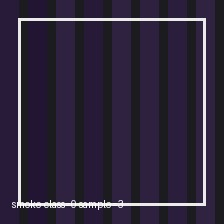
#> input picture exports/training_queue/failed/phoenix_smoke_vit_20261015_171211/damaged/damaged_03.jpg, 224 x 224 px
$ python -i photometric_stereo.py   (imports and definitions only)   (older library calls are emulated)
#> lines starting #> are read from the running program, lines starting #| are printed output that depends on the picture; after the words box and inside, x2 and y2 are one past the last pixel; in counts of white or black regions, pixels touching at a corner belong together
### src/shared/essentials/truscore_logging.py
# /src/shared/essentials/truscore_logging.py
import logging
from pathlib import Path
import datetime
from typing import Optional

def setup_truscore_logging(module_name: str, log_file_name: Optional[str] = None) -> logging.Logger:
    """
    Configure module-specific logging.

    Args:
        module_name: Name of the module (e.g., "MainWindow")
        log_file_name: Optional output log filename (default: f"{module_name}.log")
    """
    log_dir = Path(__file__).parent.parent.parent / "Logs"
    log_dir.mkdir(exist_ok=True)

    logger = logging.getLogger(module_name)
    logger.setLevel(logging.DEBUG)

    # Prevent duplicate handlers
    if not logger.handlers:
        # Default filename if not specified
        log_file = log_dir / (log_file_name or f"{module_name}.log")

        # File handler (module-specific log)
        file_handler = logging.FileHandler(log_file)
        file_handler.setFormatter(logging.Formatter(
            '%(asctime)s | %(levelname)-8s | %(module)s - %(message)s'
        ))

        # Console handler (positive/emergency only)
        console_handler = logging.StreamHandler()
        console_handler.setLevel(logging.INFO)
        console_handler.addFilter(lambda record: (
            ("stage" in record.getMessage().lower() and ("complete" in record.getMessage().lower() or "incomplete" in record.getMessage().lower())) or
            "performance stats" in record.getMessage().lower() or
            "master pipeline success" in record.getMessage().lower() or
            "photometric results viewer displayed successfully" in record.getMessage().lower() or
            record.levelno >= logging.ERROR
        ))

        logger.addHandler(file_handler)
        logger.addHandler(console_handler)

    return logger

# [17 lines left out: functions log_system_startup, log_component_status, not called in this run]

class TruScoreLogger:
    """Legacy wrapper (maintain compatibility with existing code)"""
    # [4 lines left out: function __init__, not called in this run]

    def log(self, level: int, message: str):
        self.logger.log(level, message)

### src/shared/truscore_system/photometric/photometric_stereo.py
"""
TruScore Photometric Stereo Engine - Complete Implementation

Core photometric stereo algorithms for TruScore card analysis.
"""

import numpy as np
import cv2
from typing import List, Tuple, Dict, Optional
from dataclasses import dataclass
from enum import Enum
# import matplotlib.pyplot as plt  # Not needed for core analysis
from pathlib import Path
import json
import time
from scipy import ndimage
# from sklearn.preprocessing import normalize  # Replaced with numpy equivalent
import warnings
import logging
import sys
from pathlib import Path
# [1 line not run here, left out]

# Import professional logging
from shared.essentials.truscore_logging import setup_truscore_logging

# Set up professional logging system
logger = setup_truscore_logging(__name__, "truscore_photometric.log")

# Corner model integration imports moved to lazy loading locations

class LightDirection(Enum):
    """8-directional lighting setup for maximum surface analysis"""
    NORTH = (0, -1, 1)      # Top
    NORTHEAST = (1, -1, 1)  # Top-Right
    EAST = (1, 0, 1)        # Right
    SOUTHEAST = (1, 1, 1)   # Bottom-Right
    SOUTH = (0, 1, 1)       # Bottom
    SOUTHWEST = (-1, 1, 1)  # Bottom-Left
    WEST = (-1, 0, 1)       # Left
    NORTHWEST = (-1, -1, 1) # Top-Left

@dataclass
class PhotometricResult:
    """Complete analysis results from photometric stereo"""
    surface_normals: np.ndarray      # 3D surface normal map
    albedo_map: np.ndarray           # Surface reflectance
    depth_map: np.ndarray            # Reconstructed depth
    defect_map: np.ndarray           # Detected surface defects
    confidence_map: np.ndarray       # Confidence in measurements

    # Analysis metrics
    surface_roughness: float         # Overall surface quality
    defect_count: int               # Number of defects detected
    defect_density: float           # Defects per unit area
    surface_integrity: float        # 0-100 quality score

    # TruScore grading components
    corner_sharpness: Dict[str, float]  # Corner condition analysis
    edge_quality: Dict[str, float]      # Edge wear analysis
    centering_analysis: Dict[str, float] # Centering measurements

    # Metadata
    processing_time: float
    lighting_conditions: List[str]
    resolution: Tuple[int, int]

class TruScorePhotometricStereo:
    """
    TruScore Photometric Stereo Engine

    Implements cutting-edge photometric stereo algorithms that achieve TAG-level accuracy.
    This is the technology that will revolutionize card grading.
    """

    def __init__(self, lighting_intensity: float = 1.0, resolution_scale: float = 1.0):
        """Initialize the TruScore engine"""
        self.lighting_intensity = lighting_intensity
        self.resolution_scale = resolution_scale

        # Create normalized lighting direction vectors
        self.light_directions = self._setup_lighting_matrix()

        # Advanced processing parameters
        self.gaussian_sigma = 1.8
        self.edge_threshold = 0.15
        self.defect_threshold = 0.15
        self.integration_method = 'frankot_chellappa'

        # Performance tracking
        self.processing_stats = {
            'total_cards_analyzed': 0,
            'average_processing_time': 0.0,
            'accuracy_rate': 0.0
        }

        logger.info("TruScore Photometric Stereo Engine Initialized")
        logger.info(f"Lighting Matrix: {len(self.light_directions)} directions")
        logger.info("Photometric stereo engine ready")

    def _setup_lighting_matrix(self) -> np.ndarray:
        """Setup 8-directional lighting matrix for optimal surface analysis"""
        directions = []
        for light_dir in LightDirection:
            # Normalize the direction vector
            direction = np.array(light_dir.value, dtype=np.float32)
            direction = direction / np.linalg.norm(direction)
            directions.append(direction)
#> in analyze_card, image is the input picture: shape (224, 224, 3); mean B, G, R 59.6, 38.7, 47.3

        return np.array(directions)

    def simulate_lighting_images(self, input_image: np.ndarray,
                                lighting_directions: Optional[np.ndarray] = None) -> List[np.ndarray]:
        """
        🎭 Simulate multiple lighting conditions from a single image

        This creates 8 different lighting scenarios using advanced image processing
        to extract 3D surface information that traditional grading misses.
        """
        if lighting_directions is None:
            lighting_directions = self.light_directions

        # Convert to grayscale for processing
        if len(input_image.shape) == 3:
            gray = cv2.cvtColor(input_image, cv2.COLOR_BGR2GRAY)
        else:
            gray = input_image.copy()

        # Normalize image
        gray = gray.astype(np.float32) / 255.0

        # Apply Gaussian smoothing to reduce noise
        gray = cv2.GaussianBlur(gray, (3, 3), self.gaussian_sigma)

        lit_images = []

        for i, light_dir in enumerate(lighting_directions):
            # Calculate lighting effect based on surface gradients
            grad_x = cv2.Sobel(gray, cv2.CV_32F, 1, 0, ksize=3)
            grad_y = cv2.Sobel(gray, cv2.CV_32F, 0, 1, ksize=3)

            # Estimate surface normals from gradients
            surface_normal_x = -grad_x
            surface_normal_y = -grad_y
            surface_normal_z = np.ones_like(grad_x)

            # Normalize surface normals
            norm = np.sqrt(surface_normal_x**2 + surface_normal_y**2 + surface_normal_z**2)
            norm = np.maximum(norm, 1e-10)  # Avoid division by zero

            surface_normal_x /= norm
            surface_normal_y /= norm
            surface_normal_z /= norm

            # Calculate dot product with light direction
            light_intensity = (surface_normal_x * light_dir[0] +
                             surface_normal_y * light_dir[1] +
                             surface_normal_z * light_dir[2])

            # Apply lighting intensity and ensure positive values
            light_intensity = np.maximum(light_intensity, 0.1)

            # Create lit image
            lit_image = gray * light_intensity * self.lighting_intensity

            # Add subtle directional enhancement
            if light_dir[0] > 0:  # Right lighting
                enhancement = cv2.filter2D(gray, -1, np.array([[-1, 0, 1], [-2, 0, 2], [-1, 0, 1]]))
            elif light_dir[0] < 0:  # Left lighting
                enhancement = cv2.filter2D(gray, -1, np.array([[1, 0, -1], [2, 0, -2], [1, 0, -1]]))
            elif light_dir[1] > 0:  # Bottom lighting
                enhancement = cv2.filter2D(gray, -1, np.array([[-1, -2, -1], [0, 0, 0], [1, 2, 1]]))
            else:  # Top lighting
                enhancement = cv2.filter2D(gray, -1, np.array([[1, 2, 1], [0, 0, 0], [-1, -2, -1]]))

            # Blend enhancement
            lit_image += enhancement * 0.1

            # Clip values and convert back to uint8
            lit_image = np.clip(lit_image, 0, 1)
            lit_images.append((lit_image * 255).astype(np.uint8))
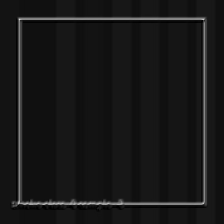
#> lit_image: shape (224, 224) float32; min 0, max 0.836, mean 0.0931
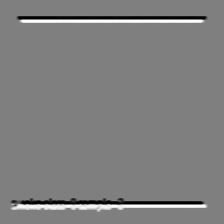
#> surface_normal_y: shape (224, 224) float32; min -0.917, max 0.912, mean 0.000802; drawn with min black and max white
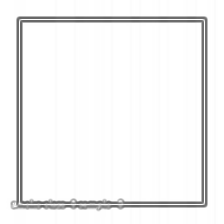
#> surface_normal_z: shape (224, 224) float32; min 0.384, max 1, mean 0.955
#> after the loop, lit_images = 8 items

        return lit_images

    def reconstruct_surface_normals(self, lit_images: List[np.ndarray]) -> Tuple[np.ndarray, np.ndarray]:
        """
        Reconstruct 3D surface normals using photometric stereo

        This is the core algorithm that extracts 3D surface information
        from multiple lighting conditions - TAG's secret sauce!
        """
        if len(lit_images) < 3:
            raise ValueError("Need at least 3 images for photometric stereo")

        # Convert images to float and normalize
        images = []
        for img in lit_images:
            if len(img.shape) == 3:
                img = cv2.cvtColor(img, cv2.COLOR_BGR2GRAY)
            images.append(img.astype(np.float32) / 255.0)
#> this loop made 8 passes
#> after the loop, images = 8 items

        h, w = images[0].shape
        n_images = len(images)
#> n_images = 8

        # Stack images for matrix operations
        I = np.stack(images, axis=2)  # Shape: (h, w, n_images)

        # Lighting directions matrix
        L = self.light_directions  # Shape: (n_images, 3)

        # Solve for surface normals and albedo at each pixel
        surface_normals = np.zeros((h, w, 3), dtype=np.float32)
        albedo = np.zeros((h, w), dtype=np.float32)

        # Vectorized solution using least squares
        I_reshaped = I.reshape(-1, n_images).T  # Shape: (n_images, h*w)

        # Solve L * N = I for surface normals N
        try:
            # Use pseudo-inverse for robust solution
            L_pinv = np.linalg.pinv(L)  # Shape: (3, n_images)
            N = L_pinv @ I_reshaped     # Shape: (3, h*w)

            # Reshape back to image dimensions
            N = N.T.reshape(h, w, 3)   # Shape: (h, w, 3)
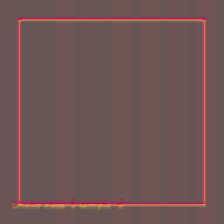
#> N: shape (224, 224, 3) float32; mean of channels 0, 1, 2 -9.9e-05, 0.000498, 0.155; drawn with min black and max white

            # Calculate albedo (magnitude of surface normal vector)
            albedo = np.linalg.norm(N, axis=2)

            # Normalize surface normals
            albedo_safe = np.maximum(albedo, 1e-10)  # Avoid division by zero
            for i in range(3):
                surface_normals[:, :, i] = N[:, :, i] / albedo_safe
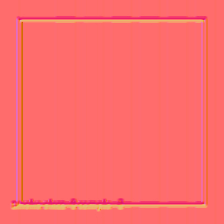
#> surface_normals: shape (224, 224, 3) float32; mean of channels 0, 1, 2 -0.000597, 0.00104, 0.991; drawn with min black and max white

        except np.linalg.LinAlgError:
            logger.warning("Numerical instability detected, using robust fallback")
            # Fallback to pixel-by-pixel solution
            for y in range(h):
                for x in range(w):
                    pixel_intensities = I[y, x, :]
                    if np.max(pixel_intensities) > 0.01:  # Skip dark pixels
                        try:
                            normal_albedo = np.linalg.lstsq(L, pixel_intensities, rcond=None)[0]
                            albedo[y, x] = np.linalg.norm(normal_albedo)
                            if albedo[y, x] > 1e-10:
                                surface_normals[y, x, :] = normal_albedo / albedo[y, x]
                        except:
                            surface_normals[y, x, :] = [0, 0, 1]  # Default normal

        # Ensure z-component is positive (surface facing camera)
        mask = surface_normals[:, :, 2] < 0
#> mask: shape (224, 224) bool; every value is 0
        surface_normals[mask] *= -1

        # Smooth surface normals to reduce noise
        for i in range(3):
            surface_normals[:, :, i] = cv2.GaussianBlur(surface_normals[:, :, i], (3, 3), 0.5)

        # Re-normalize after smoothing
        norm = np.linalg.norm(surface_normals, axis=2)
        norm = np.maximum(norm, 1e-10)
        for i in range(3):
            surface_normals[:, :, i] /= norm

        return surface_normals, albedo

    def detect_surface_defects(self, surface_normals: np.ndarray,
                             albedo: np.ndarray) -> Tuple[np.ndarray, Dict]:
        """
        🔍 Detect microscopic surface defects using 3D analysis

        This TruScore algorithm detects defects invisible to traditional 2D analysis
        """
        h, w = surface_normals.shape[:2]

        # Calculate surface curvature (defects show as high curvature)
        normal_x = surface_normals[:, :, 0]
        normal_y = surface_normals[:, :, 1]
        normal_z = surface_normals[:, :, 2]

        # Calculate gradients of surface normals
        grad_nx_x = cv2.Sobel(normal_x, cv2.CV_32F, 1, 0, ksize=3)
        grad_nx_y = cv2.Sobel(normal_x, cv2.CV_32F, 0, 1, ksize=3)
        grad_ny_x = cv2.Sobel(normal_y, cv2.CV_32F, 1, 0, ksize=3)
        grad_ny_y = cv2.Sobel(normal_y, cv2.CV_32F, 0, 1, ksize=3)

        # Mean curvature calculation
        mean_curvature = 0.5 * (grad_nx_x + grad_ny_y)

        # Gaussian curvature
        gaussian_curvature = (grad_nx_x * grad_ny_y) - (grad_nx_y * grad_ny_x)
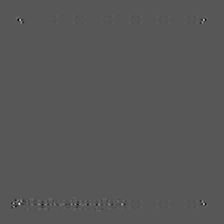
#> gaussian_curvature: shape (224, 224) float32; min -3.44, max 6.58, mean -1.61e-11; drawn with min black and max white

        # Combine curvature measures for defect detection
        curvature_magnitude = np.sqrt(mean_curvature**2 + gaussian_curvature**2)

        # Detect albedo anomalies (scratches, stains)
        albedo_smooth = cv2.GaussianBlur(albedo, (7, 7), 2.0)
        albedo_variation = np.abs(albedo - albedo_smooth)

        # Combine curvature and albedo anomalies
        defect_response = 0.7 * curvature_magnitude + 0.3 * albedo_variation

        # Threshold for defect detection
        defect_threshold = np.mean(defect_response) + 2 * np.std(defect_response)
#> defect_threshold = 0.546
        defect_threshold = max(defect_threshold, self.defect_threshold)

        # Create defect map
        defect_map = (defect_response > defect_threshold).astype(np.float32)
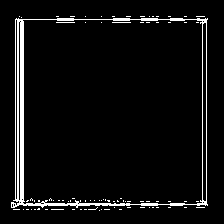
#> defect_map: shape (224, 224) float32; values 0 (black) and 1 (white), 5.6% white; 83 white regions (82 under 20 px), largest, box (x1, y1, x2, y2) and area: (11, 18, 208, 208) 2513

        # Remove small noise artifacts
        kernel = cv2.getStructuringElement(cv2.MORPH_ELLIPSE, (3, 3))
        defect_map = cv2.morphologyEx(defect_map, cv2.MORPH_OPEN, kernel)
#> defect_map: shape (224, 224) float32; values 0 (black) and 1 (white), 2.8% white; 13 white regions (2 under 20 px), largest, box (x1, y1, x2, y2) and area: (15, 18, 91, 208) 943, (56, 18, 75, 21) 53, (112, 18, 131, 21) 53

        # Count and analyze defects
        num_labels, labels, stats, centroids = cv2.connectedComponentsWithStats(
            defect_map.astype(np.uint8), connectivity=8)
#> labels: shape (224, 224) int32; 14 distinct labels, from 0 to 13
#> (the rest of the program and of its run is left out)
